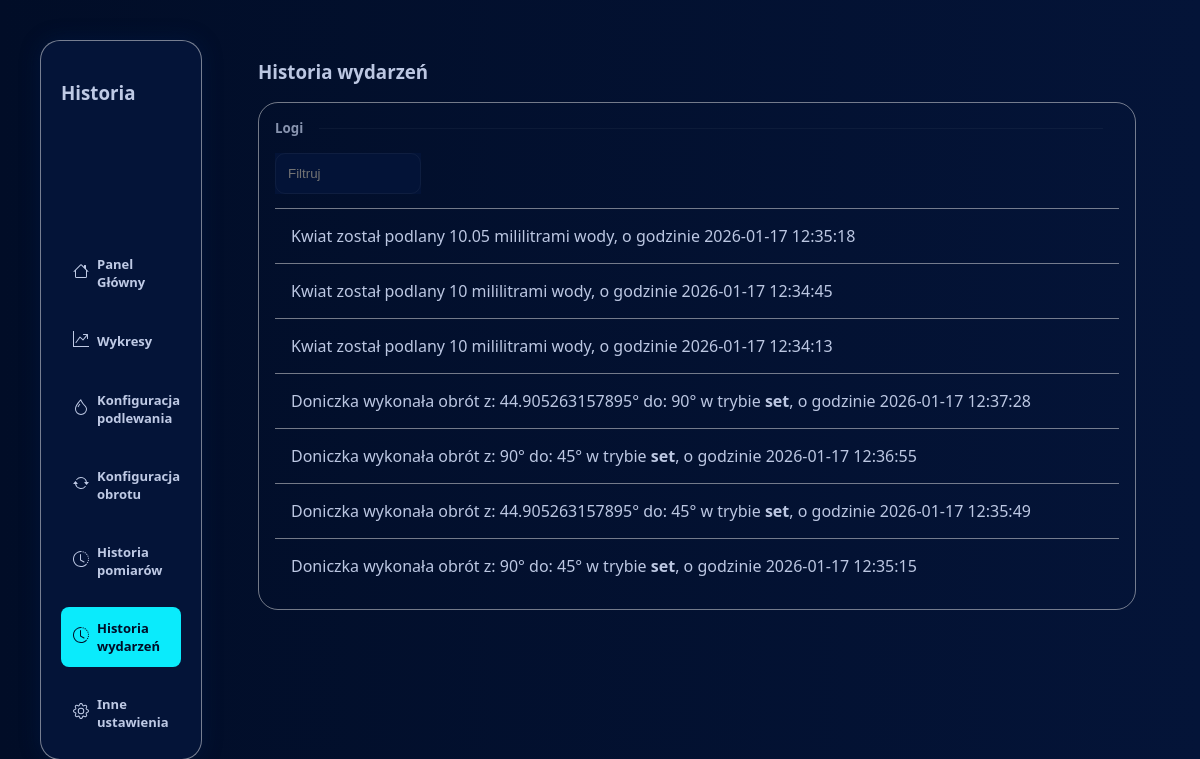
The app's page /log-event with its own data.
### tables this page shows
CREATE TABLE water_logs (
            mililiters INTEGER,
            date DATETIME);

CREATE TABLE servo_logs (
            id INTEGER PRIMARY KEY AUTOINCREMENT,
            old_angle INTEGER,
            new_angle INTEGER,
            mode TEXT,
            date DATETIME
            );

### web.py (the view)
@app.route("/log-event")
def event_logs():
    check_for_water()
    logs = get_events()
    return render_template("event.html", logs=logs)

### web.py (called while the page is built)
def sortByDate(e):
    return e[0]

def get_events():
    conn = sqlite3.connect(DB_PATH)
    cursor = conn.cursor()
    cursor.execute("""
        SELECT
               "water", strftime('%Y-%m-%d %H:%M:%S', date) as formatted_date,
                   mililiters
        FROM water_logs
        ORDER BY date DESC
    """)
    water_logs = cursor.fetchall()
    cursor.execute("""
            SELECT "servo", strftime('%Y-%m-%d %H:%M:%S', date) as formatted_date, old_angle, new_angle, mode
            FROM servo_logs
            ORDER BY date DESC
        """)
    servo_logs = cursor.fetchall()
    logs = water_logs+servo_logs
    logs.sort(reverse=True,key=sortByDate)
    return logs

def get_basic_info():
    conn =sqlite3.connect(DB_PATH)
    cursor = conn.cursor()
    cursor.execute("""
                    SELECT sensor_name, value, date
                    FROM sensor_logs
                    WHERE (sensor_name, date) IN (
                        SELECT sensor_name, MAX(date)
                        FROM sensor_logs
                        WHERE sensor_name IN ('moisture', 'foto1', 'foto2', 'water')
                        GROUP BY sensor_name
                    )
                   """)
    info = cursor.fetchall()
    conn.close()
    return info

def check_for_water():
    water = get_basic_info()[3][1]
    if(water < MIN_WATER):
        flash("Uwaga poziom wody jest niski!", "error")

### templates/event.html (shortened to what this page needs)
<!DOCTYPE html>
<html lang="en">
<head>
    <link rel="stylesheet" href="{{ url_for('static',filename='styles/style.css') }}">
</head>
<body>
    <div class="container">
        <div class="dashboard">
            <h3 class="dash-h2">Historia</h3>
            <div class="dash-buttons">
                    <a href="/" class="dash-link">
                        <span class="icon">
                        </span>
                        Panel Główny
                    </a>
                    <a href="charts" class="dash-link">
                        <span class="icon">
                        </span>
                        Wykresy
                    </a>
                    <a href="water-config" class="dash-link">
                        <span class="icon">
                        </span>
                        Konfiguracja podlewania
                    </a>
                    <a href="servo-config" class="dash-link">
                        <span class="icon">
                        </span>
                        Konfiguracja obrotu
                    </a>
                    <a href="log" class="dash-link">
                        <span class="icon">
                        </span>
                        Historia pomiarów
                    </a>
                    <a href="log-event" class="dash-link active">
                        <span class="icon">
                        </span>
                        Historia wydarzeń
                    </a>
                    <a href="other-config" class="dash-link">
                        <span class="icon">
                        </span>
                        Inne ustawienia
                    </a>
            </div>
        </div>
        <div class="content-area scroll">
            <h3>Historia wydarzeń</h3>
            <div class="section section-scroll">
                <div class="content">
                    <div class="small-title"> Logi <div class="divider"></div></div>
                    <div class="nav-log">
                        <input type="text" id="filterInput" placeholder="Filtruj"  onkeyup="filterTable()">
                    </div>
                    <span class="margin"></span>
            {% for row in logs %}
                    <div class="log">
                        {%if row[0] == "servo" %} Doniczka wykonała obrót z: {{row[2]}}° do: {{row[3]}}° w trybie <b>{{row[4]}}</b>, o godzinie {{row[1]}} {%endif%}
                        {%if row[0] == "water" %} Kwiat został podlany {{row[2]}} mililitrami wody, o godzinie {{row[1]}} {%endif%}
                    </div>
            {% endfor %}
                </div>
            </div>
        </div>
    </div>
</body>
</html>

### static/styles/style.css (style rules this page uses)
:root { --light-bg: #041438; --light: #092975; --bg: #010d27; --white:#bfcae5; --light-gray:#919191; --shadow:#001f5463; --border: #fefcfb75; --border-light: #fefcfb0c; --bg-dash:#041438; --button:#0aebfc; --bg-warning:#380404; --warning-button: #c2130d; --warning-border:#ff000075; --white-light:#bfcae5b7; }
body { margin: 0; padding: 0; background: var(--bg); background: linear-gradient(90deg,var(--bg) 0%, var(--light-bg) 100%); color: var(--white); font-family:'Segoe UI', Tahoma, Geneva, Verdana, sans-serif; }
.container { padding: 5vh; display: flex; flex-direction: row; height: 90vh; }
.dashboard { max-width: 10vw; padding: 20px; display: flex; flex-direction: column; background-color: var(--bg-dash); border: 1px solid var(--border); box-shadow: 0px 0px 20px var(--shadow); border-radius: 20px; }
.dash-buttons { padding-top: 15vh; font-weight: bolder; font-size: small; width: 10vw; }
.dash-link { display: flex; flex-direction: row; align-items: center; padding: 0.75rem; border-radius: 0.5rem; text-decoration: none; color: var(--white); background-color: none; margin-bottom: 2vh; transition: all 100ms; }
.dash-link .icon { padding-right: 0.5rem; }
.active { background-color: var(--button); color: var(--bg) }
.content-area { opacity: 0%; width: 100%; box-sizing: border-box; padding-left: 7vh; display: flex; flex-direction: column; }
.section:first-of-type { margin-top: 0vh; }
.section { height: 100%; box-sizing: border-box; display: flex; flex-direction: row; margin-top: 5vh; }
.content { width: 100%; border: 1px solid var(--border); box-sizing: border-box; padding: 1rem; border-radius: 20px; margin-right: 2vw; }
.small-title { font-size: smaller; font-weight: bold; color: var(--white-light); display: flex; flex-direction: row; align-items: center; text-wrap-mode: nowrap; width: 100%; }
.divider { width: 100%; height: 1px; margin-left: 1rem; margin-right: 1rem; background-color: var(--border-light); }
input { background: none; transition: 250ms; }
.scroll { overflow-y: scroll; }
.log { border-top: 1px solid var(--border); color: var(--white); padding: 1rem; }
.margin { display: block; height: 4.4rem; }
.nav-log { margin-top: 1rem; background-color: var(--bg-dash); position: fixed; }
.nav-log input { width: 10vw; color: var(--white); padding: 0.75rem; border-radius: 10px; border: 1px solid var(--border-light); }
.section-scroll { height: fit-content; }

### records on screen
water_logs: mililiters "10.05", date "2026-01-17 12:35:18"
water_logs: mililiters "10", date "2026-01-17 12:34:45"
water_logs: mililiters "10", date "2026-01-17 12:34:13"
servo_logs: old_angle "44.905263157895", new_angle "90", mode "set", date "2026-01-17 12:37:28"
servo_logs: old_angle "90", new_angle "45", mode "set", date "2026-01-17 12:36:55"
servo_logs: old_angle "44.905263157895", new_angle "45", mode "set", date "2026-01-17 12:35:49"
servo_logs: old_angle "90", new_angle "45", mode "set", date "2026-01-17 12:35:15"
